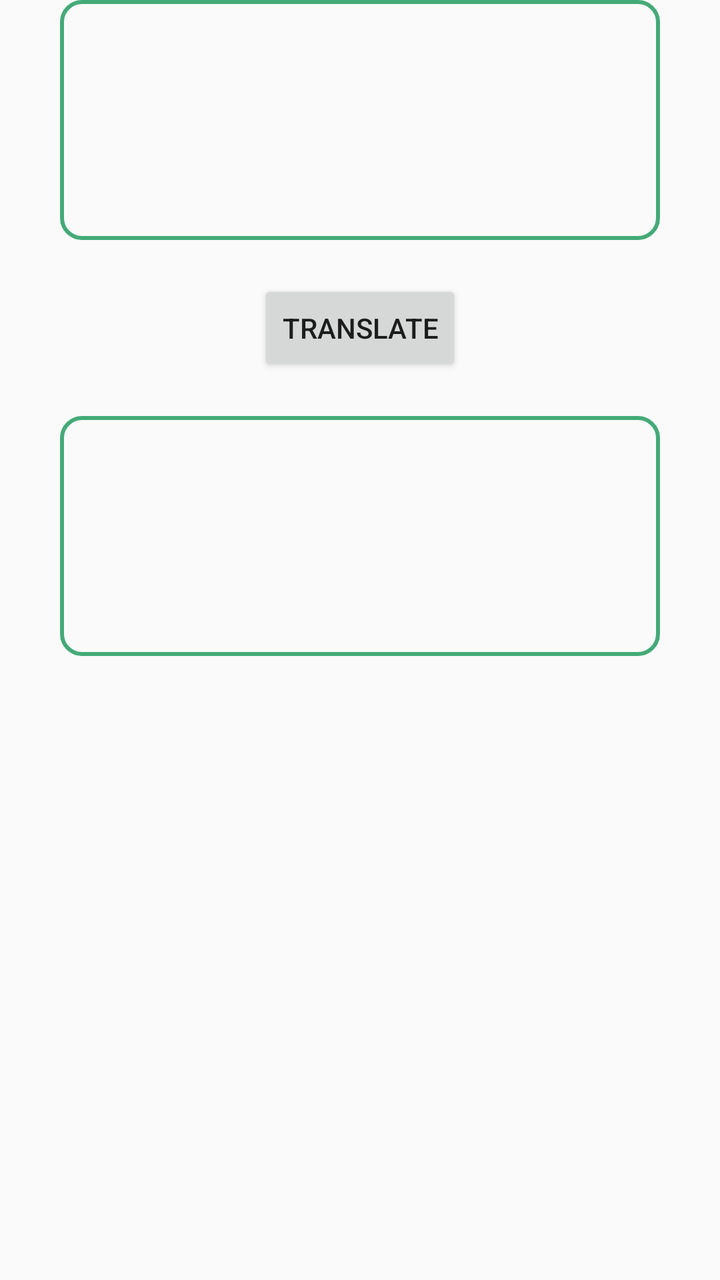
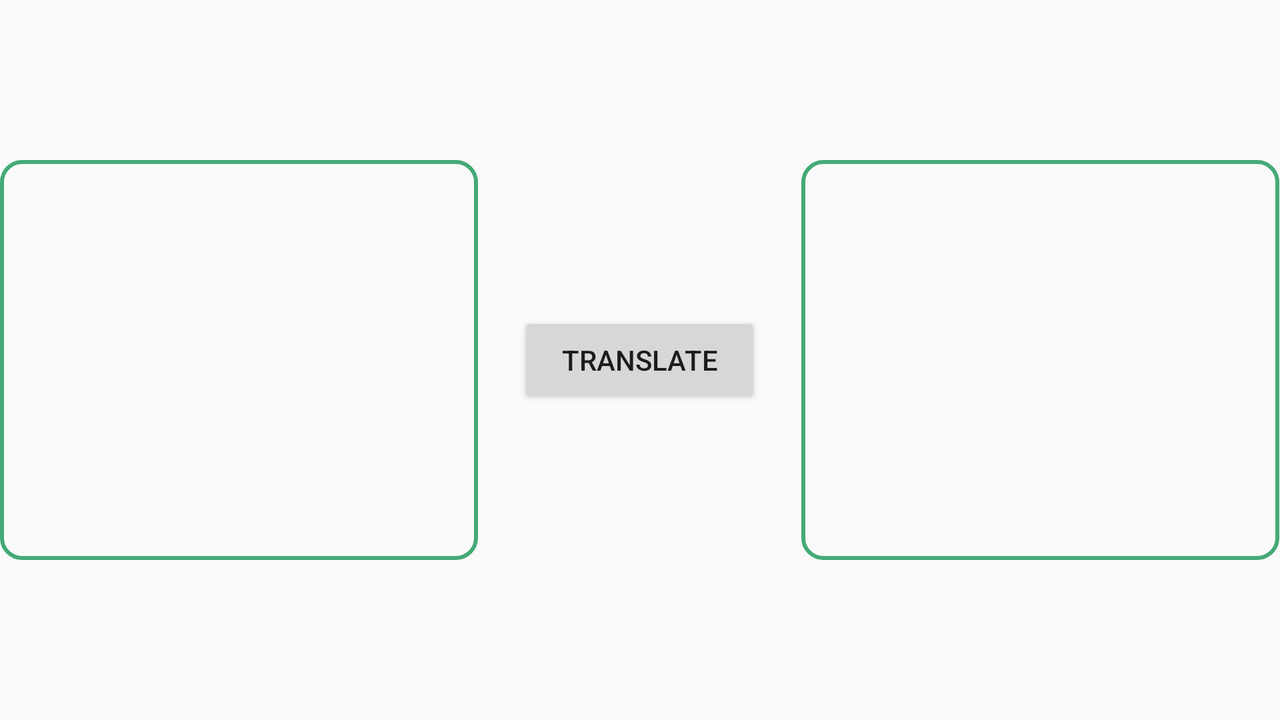

The same Android screen from two of the app's own layout files: first res/layout/ as a phone draws it, then the author's variant for another configuration, drawn on a device whose configuration selects that folder. Both files follow.
<!-- AndroidManifest.xml: application theme AppTheme -->
<!-- res/layout/fragment_translate_area.xml -->
<LinearLayout xmlns:android="http://schemas.android.com/apk/res/android"
    xmlns:tools="http://schemas.android.com/tools"

    android:gravity="center_horizontal"
    android:orientation="vertical"
    android:layout_width="match_parent"
    android:layout_height="match_parent"
    tools:context="tp.translator.fragments.TranslateAreaFragment"
    android:weightSum="1">

    <EditText
        android:layout_width="300dp"
        android:layout_height="120dp"
        android:id="@+id/input_text_edit"
        android:layout_above="@+id/translate_button"
        android:background="@drawable/border_style"
        android:layout_marginBottom="20dp" />

    <Button
        android:layout_width="wrap_content"
        android:layout_height="wrap_content"
        android:text="Translate"
        android:id="@+id/translate_button"
        android:layout_gravity="center_horizontal"
        android:layout_marginBottom="20dp"
        android:layout_above="@+id/output_view"/>

    <TextView
        android:layout_width="300dp"
        android:layout_height="120dp"
        android:background="@drawable/border_style"
        android:id="@+id/output_text_view" />
</LinearLayout>
<!-- resources referenced by this layout -->
<resources>
  <!-- drawable border_style (drawable) -->
  <?xml version="1.0" encoding="utf-8"?>
  <shape xmlns:android="http://schemas.android.com/apk/res/android"
      android:shape="rectangle">
  
      <stroke
          android:width="2dp"
          android:color="#44aa77"/>
  
      <corners
          android:radius="10dp"/>
  
      <padding
          android:left="10dp"
          android:top="5dp"
          android:right="10dp"
          android:bottom="5dp"/>
  
  </shape>
  <style name="AppTheme" parent="Theme.AppCompat.Light.DarkActionBar">
          
      </style>
</resources>
<!-- res/layout-land/fragment_translate_area.xml (the author's variant of the layout above) -->
<!-- drawn on the phone turned sideways -->
<LinearLayout xmlns:android="http://schemas.android.com/apk/res/android"
    xmlns:tools="http://schemas.android.com/tools"

    android:gravity="center_horizontal"
    android:orientation="horizontal"
    android:layout_width="match_parent"
    android:layout_height="match_parent"
    tools:context="tp.translator.fragments.TranslateAreaFragment"
    android:weightSum="1">


    <EditText
        android:layout_width="200dp"
        android:layout_height="200dp"
        android:layout_weight="0.4"
        android:id="@+id/input_text_edit"
        android:background="@drawable/border_style"
        android:layout_gravity="center_vertical" />

    <Button
        android:layout_width="wrap_content"
        android:layout_height="wrap_content"
        android:layout_margin="20dp"
        android:text="Translate"
        android:layout_weight="0.2"
        android:id="@+id/translate_button"
        android:layout_gravity="center_vertical"
        android:layout_above="@+id/output_view"/>
    <TextView
        android:layout_width="200dp"
        android:layout_height="200dp"
        android:layout_weight="0.4"
        android:background="@drawable/border_style"
        android:id="@+id/output_view"
        android:layout_gravity="center_vertical" />
</LinearLayout>
